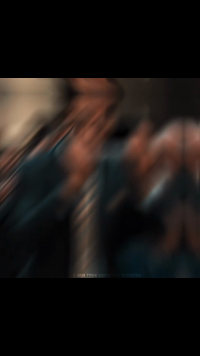
#> input picture projets/edit-01/.analyse/a0.png, 200 x 356 px, given in place of 01_tyyvixedit_7667810913499548935.mp4, which was not available
$ python mesure.py   (older library calls are emulated)
#> lines starting #> are read from the running program, lines starting #| are printed output that depends on the picture; pictures that were not available may be replaced by others from this repository, and a replacement may not be noted
import cv2, numpy as np, json, wave, subprocess
R = r"C:\Users\mtzti\Downloads\transfer-01a0e3e7\référence edit\01_tyyvixedit_7667810913499548935.mp4"
cap = cv2.VideoCapture(R); rows = []; prev = None; i = 0
while True:
    ok, f = cap.read()
#> f is the input picture: shape (356, 200, 3); mean B, G, R 20.8, 23.4, 28.6
    if not ok: break
    s = cv2.resize(f, (270, 270)); g = cv2.cvtColor(s, cv2.COLOR_BGR2GRAY)
#> after `s = cv2.resize(f, (270, 270))`:
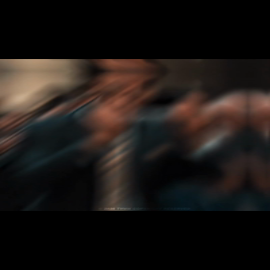
#> s: shape (270, 270, 3); mean B, G, R 20.8, 23.4, 28.6
#> after `g = cv2.cvtColor(s, cv2.COLOR_BGR2GRAY)`:
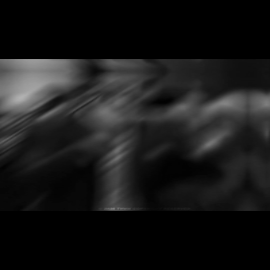
#> g: shape (270, 270); min 0, max 177, mean 24.6
    hsv = cv2.cvtColor(s, cv2.COLOR_BGR2HSV)
#> hsv: shape (270, 270, 3); mean H, S, V 25, 45, 30
    sharp = cv2.Laplacian(g, cv2.CV_64F).var()
#> sharp = 53.99
    diff = float(np.abs(g.astype(int) - prev.astype(int)).mean()) if prev is not None else 0
#> diff = 0
    rows.append((i / 60, float(g.mean()), float(hsv[..., 1].mean()), sharp, diff)); prev = g; i += 1
json.dump(rows, open(".analyse/frames.json", "w"))
# onsets audio
subprocess.run(["ffmpeg", "-v", "quiet", "-y", "-i", R, "-vn", "-ac", "1", "-ar", "22050", ".analyse/ref.wav"])
with wave.open(".analyse/ref.wav") as w:
    sr = w.getframerate(); x = np.frombuffer(w.readframes(w.getnframes()), np.int16).astype(np.float32) / 32768
h = 256; n = len(x) // h; fr = x[:n*h].reshape(n, h)
spec = np.abs(np.fft.rfft(fr * np.hanning(h), axis=1)); flux = np.maximum(0, np.diff(np.log1p(spec), axis=0)).sum(1)
flux = (flux - flux.mean()) / flux.std(); t = np.arange(1, n) * h / sr
peaks = [round(float(t[k]), 3) for k in range(2, len(flux) - 2) if flux[k] > 1.8 and flux[k] == flux[k-3:k+4].max()]
low = np.abs(np.fft.rfft(fr, axis=1))[:, 1:6].sum(1); low = (low - low.mean()) / low.std()
kicks = [round(float(k * h / sr), 3) for k in range(3, n - 3) if low[k] > 1.5 and low[k] == low[k-4:k+5].max()]
print("onsets:", peaks); print("kicks :", kicks)
f = np.array(rows)
print("\n t     lum   sat   net    diff")
for r in rows:
    tag = ""
    if r[4] > 25: tag += " COUPE"
    if r[3] < 60: tag += " FLOU"
    if r[2] < 25: tag += " N&B"
    if r[1] > 150: tag += " FLASH"
    if tag: print(f"{r[0]:5.2f} {r[1]:5.0f} {r[2]:5.0f} {r[3]:6.0f} {r[4]:5.1f}{tag}")

$ run again, on projets/edit-01/.analyse/a1.png
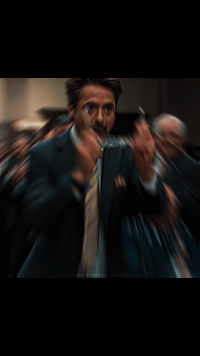
#> input picture projets/edit-01/.analyse/a1.png, 200 x 356 px, given in place of 01_tyyvixedit_7667810913499548935.mp4, which was not available
#> f is the input picture: shape (356, 200, 3); mean B, G, R 17.1, 18.8, 22
#> `s = cv2.resize(f, (270, 270))`:
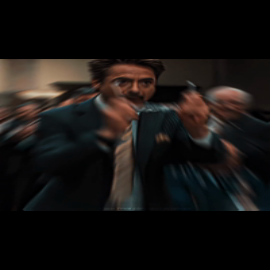
#> s: shape (270, 270, 3); mean B, G, R 17, 18.8, 22
#> `g = cv2.cvtColor(s, cv2.COLOR_BGR2GRAY)`:
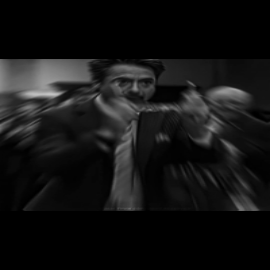
#> g: shape (270, 270); min 0, max 195, mean 19.5
#> hsv: shape (270, 270, 3); mean H, S, V 27.3, 46.1, 23.9
#> sharp = 65.85
#> diff = 0

$ run again, on projets/edit-01/.analyse/a10.png
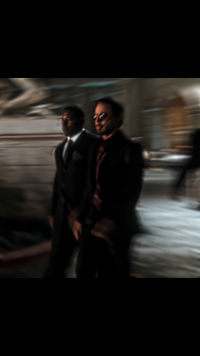
#> input picture projets/edit-01/.analyse/a10.png, 200 x 356 px, given in place of 01_tyyvixedit_7667810913499548935.mp4, which was not available
#> f is the input picture: shape (356, 200, 3); mean B, G, R 25, 27.3, 29
#> `s = cv2.resize(f, (270, 270))`:
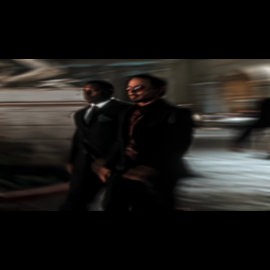
#> s: shape (270, 270, 3); mean B, G, R 25, 27.3, 29
#> hsv: shape (270, 270, 3); mean H, S, V 14.6, 27, 29.8
#> sharp = 120.9
#> diff = 0

$ run again, on projets/edit-01/.analyse/a11.png
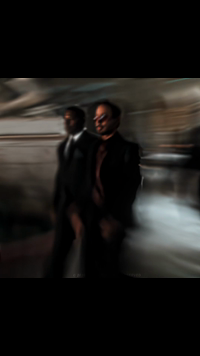
#> input picture projets/edit-01/.analyse/a11.png, 200 x 356 px, given in place of 01_tyyvixedit_7667810913499548935.mp4, which was not available
#> f is the input picture: shape (356, 200, 3); mean B, G, R 24.1, 26.4, 28
#> `s = cv2.resize(f, (270, 270))`:
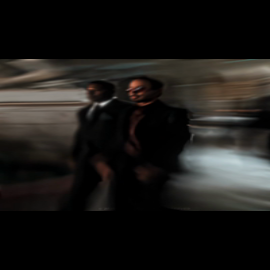
#> s: shape (270, 270, 3); mean B, G, R 24.1, 26.4, 28
#> hsv: shape (270, 270, 3); mean H, S, V 14.4, 26.9, 28.7
#> sharp = 76.26
#> diff = 0
